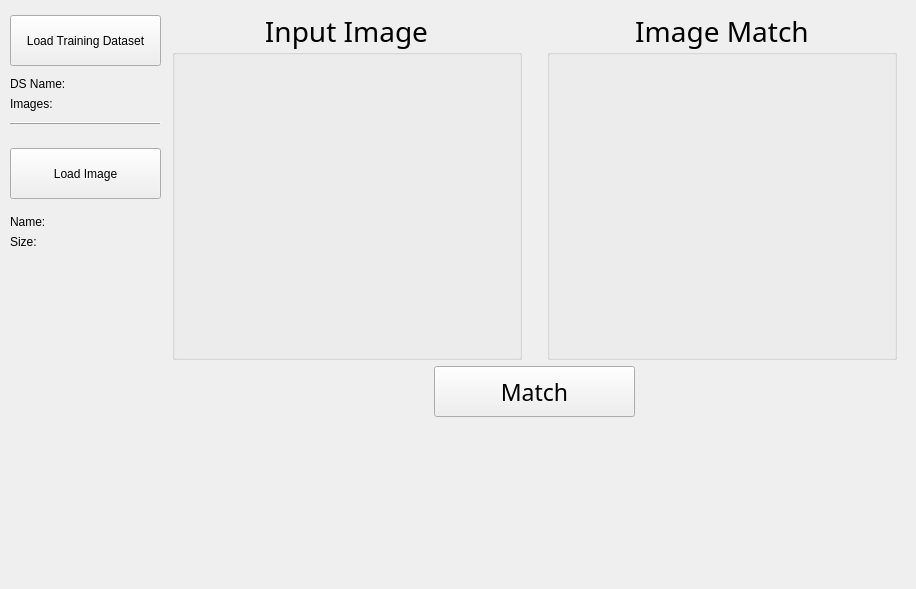
       <widget class="QWidget" name="faceRecog_tab">
        <attribute name="title">
         <string>Face Recognition</string>
        </attribute>
        <widget class="QWidget" name="gridLayoutWidget_13">
         <property name="geometry">
          <rect>
           <x>10</x>
           <y>10</y>
           <width>897</width>
           <height>570</height>
          </rect>
         </property>
         <layout class="QGridLayout" name="gridLayout_32">
          <item row="1" column="3">
           <spacer name="horizontalSpacer_33">
            <property name="orientation">
             <enum>Qt::Horizontal</enum>
            </property>
            <property name="sizeType">
             <enum>QSizePolicy::Maximum</enum>
            </property>
            <property name="sizeHint" stdset="0">
             <size>
              <width>10</width>
              <height>20</height>
             </size>
            </property>
           </spacer>
          </item>
          <item row="1" column="2">
           <layout class="QGridLayout" name="gridLayout_33">
            <item row="0" column="1">
             <layout class="QHBoxLayout" name="horizontalLayout_17">
              <item>
               <widget class="QGroupBox" name="groupBox_27">
                <property name="minimumSize">
                 <size>
                  <width>350</width>
                  <height>350</height>
                 </size>
                </property>
                <property name="maximumSize">
                 <size>
                  <width>350</width>
                  <height>350</height>
                 </size>
                </property>
                <property name="font">
                 <font>
                  <family>Bahnschrift</family>
                  <pointsize>21</pointsize>
                 </font>
                </property>
                <property name="title">
                 <string>Input Image</string>
                </property>
                <property name="alignment">
                 <set>Qt::AlignCenter</set>
                </property>
                <property name="flat">
                 <bool>false</bool>
                </property>
                <widget class="ImageView" name="faceRecInput" native="true">
                 <property name="geometry">
                  <rect>
                   <x>30</x>
                   <y>40</y>
                   <width>301</width>
                   <height>301</height>
                  </rect>
                 </property>
                 <property name="sizePolicy">
                  <sizepolicy hsizetype="Fixed" vsizetype="Fixed">
                   <horstretch>0</horstretch>
                   <verstretch>0</verstretch>
                  </sizepolicy>
                 </property>
                 <property name="minimumSize">
                  <size>
                   <width>301</width>
                   <height>301</height>
                  </size>
                 </property>
                 <property name="maximumSize">
                  <size>
                   <width>301</width>
                   <height>301</height>
                  </size>
                 </property>
                </widget>
               </widget>
              </item>
              <item>
               <spacer name="horizontalSpacer_34">
                <property name="orientation">
                 <enum>Qt::Horizontal</enum>
                </property>
                <property name="sizeHint" stdset="0">
                 <size>
                  <width>5</width>
                  <height>20</height>
                 </size>
                </property>
               </spacer>
              </item>
              <item>
               <widget class="QGroupBox" name="groupBox_28">
                <property name="sizePolicy">
                 <sizepolicy hsizetype="Fixed" vsizetype="Fixed">
                  <horstretch>0</horstretch>
                  <verstretch>0</verstretch>
                 </sizepolicy>
                </property>
                <property name="minimumSize">
                 <size>
                  <width>350</width>
                  <height>350</height>
                 </size>
                </property>
                <property name="maximumSize">
                 <size>
                  <width>350</width>
                  <height>350</height>
                 </size>
                </property>
                <property name="font">
                 <font>
                  <family>Bahnschrift</family>
                  <pointsize>21</pointsize>
                 </font>
                </property>
                <property name="title">
                 <string>Image Match</string>
                </property>
                <property name="alignment">
                 <set>Qt::AlignCenter</set>
                </property>
                <widget class="ImageView" name="faceRecOutput" native="true">
                 <property name="geometry">
                  <rect>
                   <x>30</x>
                   <y>40</y>
                   <width>301</width>
                   <height>301</height>
                  </rect>
                 </property>
                 <property name="sizePolicy">
                  <sizepolicy hsizetype="Fixed" vsizetype="Fixed">
                   <horstretch>0</horstretch>
                   <verstretch>0</verstretch>
                  </sizepolicy>
                 </property>
                 <property name="minimumSize">
                  <size>
                   <width>301</width>
                   <height>301</height>
                  </size>
                 </property>
                 <property name="maximumSize">
                  <size>
                   <width>301</width>
                   <height>301</height>
                  </size>
                 </property>
                </widget>
               </widget>
              </item>
             </layout>
            </item>
            <item row="2" column="1">
             <spacer name="verticalSpacer_46">
              <property name="orientation">
               <enum>Qt::Vertical</enum>
              </property>
              <property name="sizeType">
               <enum>QSizePolicy::Maximum</enum>
              </property>
              <property name="sizeHint" stdset="0">
               <size>
                <width>20</width>
                <height>201</height>
               </size>
              </property>
             </spacer>
            </item>
            <item row="1" column="1">
             <layout class="QHBoxLayout" name="horizontalLayout_18">
              <item>
               <widget class="QPushButton" name="faceRecMatch_btn">
                <property name="minimumSize">
                 <size>
                  <width>0</width>
                  <height>51</height>
                 </size>
                </property>
                <property name="maximumSize">
                 <size>
                  <width>201</width>
                  <height>16777215</height>
                 </size>
                </property>
                <property name="font">
                 <font>
                  <family>Bahnschrift</family>
                  <pointsize>17</pointsize>
                 </font>
                </property>
                <property name="text">
                 <string>Match</string>
                </property>
               </widget>
              </item>
             </layout>
            </item>
           </layout>
          </item>
          <item row="1" column="1">
           <spacer name="horizontalSpacer_32">
            <property name="orientation">
             <enum>Qt::Horizontal</enum>
            </property>
            <property name="sizeType">
             <enum>QSizePolicy::Maximum</enum>
            </property>
            <property name="sizeHint" stdset="0">
             <size>
              <width>5</width>
              <height>20</height>
             </size>
            </property>
           </spacer>
          </item>
          <item row="1" column="0">
           <layout class="QGridLayout" name="gridLayout_34">
            <item row="14" column="0">
             <widget class="QPushButton" name="faceRecLoader">
              <property name="sizePolicy">
               <sizepolicy hsizetype="MinimumExpanding" vsizetype="MinimumExpanding">
                <horstretch>0</horstretch>
                <verstretch>0</verstretch>
               </sizepolicy>
              </property>
              <property name="maximumSize">
               <size>
                <width>151</width>
                <height>51</height>
               </size>
              </property>
              <property name="text">
               <string>Load Image</string>
              </property>
             </widget>
            </item>
            <item row="2" column="0">
             <spacer name="menu_verticalSpacer_2">
              <property name="orientation">
               <enum>Qt::Vertical</enum>
              </property>
              <property name="sizeType">
               <enum>QSizePolicy::Maximum</enum>
              </property>
              <property name="sizeHint" stdset="0">
               <size>
                <width>1</width>
                <height>5</height>
               </size>
              </property>
             </spacer>
            </item>
            <item row="7" column="0">
             <spacer name="menu_verticalSpacer_3">
              <property name="orientation">
               <enum>Qt::Vertical</enum>
              </property>
              <property name="sizeType">
               <enum>QSizePolicy::Maximum</enum>
              </property>
              <property name="sizeHint" stdset="0">
               <size>
                <width>1</width>
                <height>5</height>
               </size>
              </property>
             </spacer>
            </item>
            <item row="16" column="0">
             <layout class="QVBoxLayout" name="faceRecmenu_verticalLayout_3">
              <item>
               <widget class="QLabel" name="faceRecInputName">
                <property name="text">
                 <string>Name:</string>
                </property>
               </widget>
              </item>
              <item>
               <widget class="QLabel" name="faceRecInputSize">
                <property name="text">
                 <string>Size:</string>
                </property>
               </widget>
              </item>
             </layout>
            </item>
            <item row="13" column="0">
             <spacer name="menu_verticalSpacer_6">
              <property name="orientation">
               <enum>Qt::Vertical</enum>
              </property>
              <property name="sizeType">
               <enum>QSizePolicy::Maximum</enum>
              </property>
              <property name="sizeHint" stdset="0">
               <size>
                <width>17</width>
                <height>17</height>
               </size>
              </property>
             </spacer>
            </item>
            <item row="15" column="0">
             <spacer name="menu_verticalSpacer_7">
              <property name="orientation">
               <enum>Qt::Vertical</enum>
              </property>
              <property name="sizeType">
               <enum>QSizePolicy::Maximum</enum>
              </property>
              <property name="sizeHint" stdset="0">
               <size>
                <width>1</width>
                <height>10</height>
               </size>
              </property>
             </spacer>
            </item>
            <item row="10" column="0">
             <layout class="QVBoxLayout" name="faceRecmenu_verticalLayout_2"/>
            </item>
            <item row="0" column="0">
             <spacer name="menu_verticalSpacer_1">
              <property name="orientation">
               <enum>Qt::Vertical</enum>
              </property>
              <property name="sizeType">
               <enum>QSizePolicy::Maximum</enum>
              </property>
              <property name="sizeHint" stdset="0">
               <size>
                <width>1</width>
                <height>5</height>
               </size>
              </property>
             </spacer>
            </item>
            <item row="6" column="0">
             <layout class="QVBoxLayout" name="faceRecmenu_verticalLayout_1">
              <item>
               <widget class="QLabel" name="faceRec_trainDSInputName">
                <property name="text">
                 <string>DS Name:</string>
                </property>
               </widget>
              </item>
              <item>
               <widget class="QLabel" name="faceRec_trainDSImages">
                <property name="text">
                 <string>Images:</string>
                </property>
               </widget>
              </item>
             </layout>
            </item>
            <item row="12" column="0">
             <widget class="Line" name="line">
              <property name="frameShadow">
               <enum>QFrame::Raised</enum>
              </property>
              <property name="lineWidth">
               <number>1</number>
              </property>
              <property name="orientation">
               <enum>Qt::Horizontal</enum>
              </property>
             </widget>
            </item>
            <item row="1" column="0">
             <widget class="QPushButton" name="faceRec_trainDSLoader">
              <property name="sizePolicy">
               <sizepolicy hsizetype="MinimumExpanding" vsizetype="MinimumExpanding">
                <horstretch>0</horstretch>
                <verstretch>0</verstretch>
               </sizepolicy>
              </property>
              <property name="maximumSize">
               <size>
                <width>151</width>
                <height>51</height>
               </size>
              </property>
              <property name="text">
               <string>Load Training Dataset</string>
              </property>
             </widget>
            </item>
            <item row="21" column="0">
             <spacer name="menu_verticalSpacer_9">
              <property name="orientation">
               <enum>Qt::Vertical</enum>
              </property>
              <property name="sizeType">
               <enum>QSizePolicy::Expanding</enum>
              </property>
              <property name="sizeHint" stdset="0">
               <size>
                <width>1</width>
                <height>5</height>
               </size>
              </property>
             </spacer>
            </item>
           </layout>
          </item>
         </layout>
        </widget>
       </widget>
